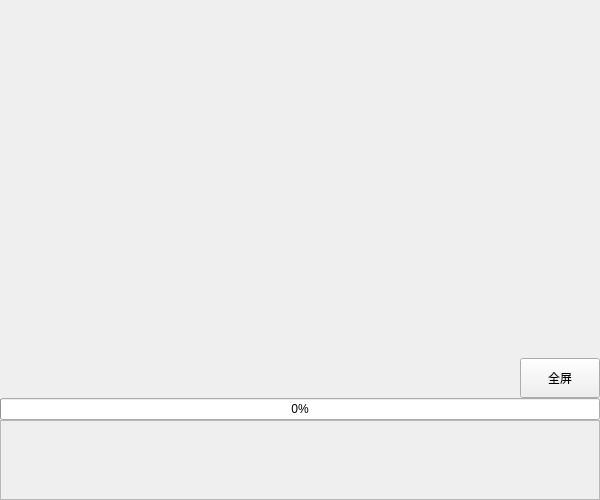
<?xml version="1.0" encoding="UTF-8"?>
<ui version="4.0">
 <class>Image</class>
 <widget class="QWidget" name="Image">
  <property name="geometry">
   <rect>
    <x>0</x>
    <y>0</y>
    <width>600</width>
    <height>500</height>
   </rect>
  </property>
  <property name="windowTitle">
   <string>图片详细</string>
  </property>
  <layout class="QVBoxLayout" name="verticalLayout" stretch="1,0,0,0">
   <property name="spacing">
    <number>0</number>
   </property>
   <property name="leftMargin">
    <number>0</number>
   </property>
   <property name="topMargin">
    <number>0</number>
   </property>
   <property name="rightMargin">
    <number>0</number>
   </property>
   <property name="bottomMargin">
    <number>0</number>
   </property>
   <item>
    <layout class="QHBoxLayout" name="horizontalLayout"/>
   </item>
   <item>
    <layout class="QHBoxLayout" name="horizontalLayout_3">
     <item>
      <spacer name="horizontalSpacer">
       <property name="orientation">
        <enum>Qt::Orientation::Horizontal</enum>
       </property>
       <property name="sizeHint" stdset="0">
        <size>
         <width>40</width>
         <height>20</height>
        </size>
       </property>
      </spacer>
     </item>
     <item>
      <widget class="PrimaryPushButton" name="pushButton_full">
       <property name="minimumSize">
        <size>
         <width>0</width>
         <height>40</height>
        </size>
       </property>
       <property name="text">
        <string>全屏</string>
       </property>
      </widget>
     </item>
    </layout>
   </item>
   <item>
    <widget class="ProgressBar" name="progressBar">
     <property name="value">
      <number>0</number>
     </property>
    </widget>
   </item>
   <item>
    <widget class="QScrollArea" name="scrollArea">
     <property name="minimumSize">
      <size>
       <width>0</width>
       <height>80</height>
      </size>
     </property>
     <property name="maximumSize">
      <size>
       <width>16777215</width>
       <height>80</height>
      </size>
     </property>
     <property name="widgetResizable">
      <bool>true</bool>
     </property>
     <widget class="QWidget" name="scrollAreaWidgetContents">
      <property name="geometry">
       <rect>
        <x>0</x>
        <y>0</y>
        <width>598</width>
        <height>78</height>
       </rect>
      </property>
      <layout class="QGridLayout" name="gridLayout">
       <property name="leftMargin">
        <number>0</number>
       </property>
       <property name="topMargin">
        <number>0</number>
       </property>
       <property name="rightMargin">
        <number>0</number>
       </property>
       <property name="bottomMargin">
        <number>0</number>
       </property>
       <property name="spacing">
        <number>5</number>
       </property>
      </layout>
     </widget>
    </widget>
   </item>
  </layout>
 </widget>
 <customwidgets>
  <customwidget>
   <class>PrimaryPushButton</class>
   <extends>QPushButton</extends>
   <header>qfluentwidgets.components.widgets</header>
  </customwidget>
  <customwidget>
   <class>ProgressBar</class>
   <extends>QProgressBar</extends>
   <header>qfluentwidgets.components.widgets</header>
  </customwidget>
 </customwidgets>
 <resources/>
 <connections/>
</ui>
